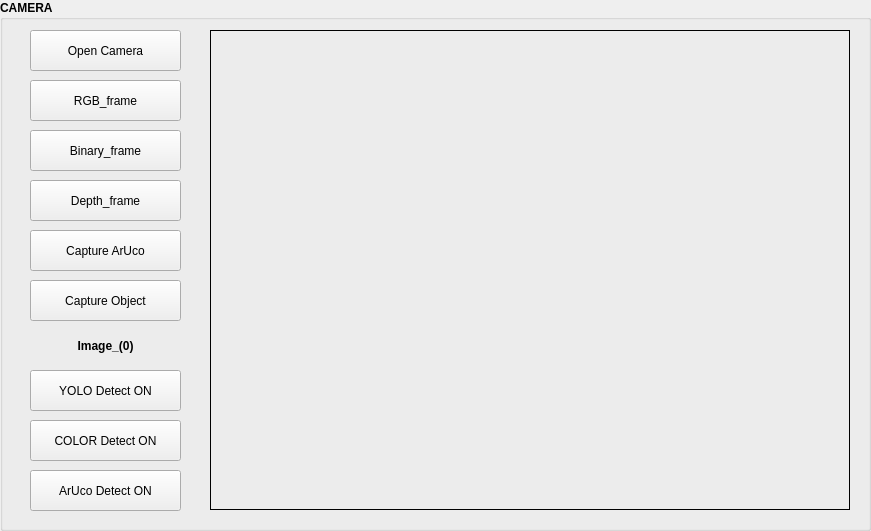
   <widget class="QGroupBox" name="gr_Camera">
    <property name="geometry">
     <rect>
      <x>610</x>
      <y>320</y>
      <width>871</width>
      <height>531</height>
     </rect>
    </property>
    <property name="font">
     <font>
      <weight>75</weight>
      <bold>true</bold>
     </font>
    </property>
    <property name="title">
     <string>CAMERA</string>
    </property>
    <widget class="QLabel" name="Display_frame">
     <property name="geometry">
      <rect>
       <x>210</x>
       <y>30</y>
       <width>640</width>
       <height>480</height>
      </rect>
     </property>
     <property name="frameShape">
      <enum>QFrame::Box</enum>
     </property>
     <property name="text">
      <string/>
     </property>
     <property name="alignment">
      <set>Qt::AlignCenter</set>
     </property>
    </widget>
    <widget class="QPushButton" name="btn_Capture_Object">
     <property name="geometry">
      <rect>
       <x>30</x>
       <y>280</y>
       <width>151</width>
       <height>41</height>
      </rect>
     </property>
     <property name="font">
      <font>
       <weight>50</weight>
       <bold>false</bold>
      </font>
     </property>
     <property name="text">
      <string>Capture Object</string>
     </property>
    </widget>
    <widget class="QPushButton" name="btn_Binary">
     <property name="geometry">
      <rect>
       <x>30</x>
       <y>130</y>
       <width>151</width>
       <height>41</height>
      </rect>
     </property>
     <property name="font">
      <font>
       <weight>50</weight>
       <bold>false</bold>
      </font>
     </property>
     <property name="text">
      <string>Binary_frame</string>
     </property>
    </widget>
    <widget class="QPushButton" name="btn_Capture_Aruco">
     <property name="geometry">
      <rect>
       <x>30</x>
       <y>230</y>
       <width>151</width>
       <height>41</height>
      </rect>
     </property>
     <property name="font">
      <font>
       <weight>50</weight>
       <bold>false</bold>
      </font>
     </property>
     <property name="text">
      <string>Capture ArUco</string>
     </property>
    </widget>
    <widget class="QPushButton" name="btn_RGB">
     <property name="geometry">
      <rect>
       <x>30</x>
       <y>80</y>
       <width>151</width>
       <height>41</height>
      </rect>
     </property>
     <property name="font">
      <font>
       <weight>50</weight>
       <bold>false</bold>
      </font>
     </property>
     <property name="text">
      <string>RGB_frame</string>
     </property>
    </widget>
    <widget class="QPushButton" name="btn_Depth">
     <property name="geometry">
      <rect>
       <x>30</x>
       <y>180</y>
       <width>151</width>
       <height>41</height>
      </rect>
     </property>
     <property name="font">
      <font>
       <weight>50</weight>
       <bold>false</bold>
      </font>
     </property>
     <property name="text">
      <string>Depth_frame</string>
     </property>
    </widget>
    <widget class="QPushButton" name="btn_Open_Close">
     <property name="geometry">
      <rect>
       <x>30</x>
       <y>30</y>
       <width>151</width>
       <height>41</height>
      </rect>
     </property>
     <property name="font">
      <font>
       <weight>50</weight>
       <bold>false</bold>
      </font>
     </property>
     <property name="text">
      <string>Open Camera</string>
     </property>
    </widget>
    <widget class="QPushButton" name="btn_Aruco_Detect">
     <property name="geometry">
      <rect>
       <x>30</x>
       <y>470</y>
       <width>151</width>
       <height>41</height>
      </rect>
     </property>
     <property name="font">
      <font>
       <weight>50</weight>
       <bold>false</bold>
      </font>
     </property>
     <property name="text">
      <string>ArUco Detect ON</string>
     </property>
    </widget>
    <widget class="QPushButton" name="btn_YOLO_detect">
     <property name="geometry">
      <rect>
       <x>30</x>
       <y>370</y>
       <width>151</width>
       <height>41</height>
      </rect>
     </property>
     <property name="font">
      <font>
       <weight>50</weight>
       <bold>false</bold>
      </font>
     </property>
     <property name="text">
      <string>YOLO Detect ON</string>
     </property>
    </widget>
    <widget class="QPushButton" name="btn_COLOR_Detect">
     <property name="geometry">
      <rect>
       <x>30</x>
       <y>420</y>
       <width>151</width>
       <height>41</height>
      </rect>
     </property>
     <property name="font">
      <font>
       <weight>50</weight>
       <bold>false</bold>
      </font>
     </property>
     <property name="text">
      <string>COLOR Detect ON</string>
     </property>
    </widget>
    <widget class="QLabel" name="lb_Index">
     <property name="geometry">
      <rect>
       <x>30</x>
       <y>330</y>
       <width>151</width>
       <height>31</height>
      </rect>
     </property>
     <property name="font">
      <font>
       <pointsize>9</pointsize>
      </font>
     </property>
     <property name="lineWidth">
      <number>0</number>
     </property>
     <property name="text">
      <string>Image_(0)</string>
     </property>
     <property name="alignment">
      <set>Qt::AlignCenter</set>
     </property>
    </widget>
   </widget>
